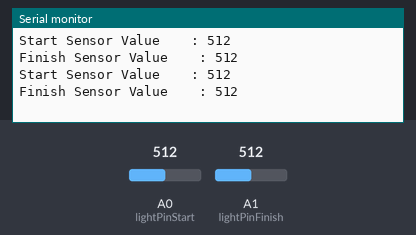
A sketch run on a simulated Arduino Leonardo, built with avr-gcc and run on an emulated ATmega32U4. Shown: the last lines printed to the serial monitor. The test bench sets the inputs (shaded band); at power-on: A0 (lightPinStart) = 512, A1 (lightPinFinish) = 512.

Above: at 1.3 s.
1.4 s: A0 (lightPinStart) set to 716
At 1.9 s:
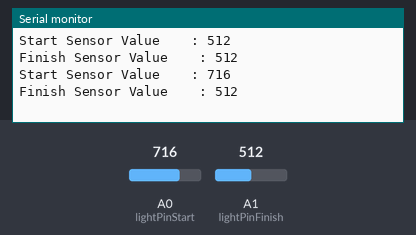
2.9 s: A1 (lightPinFinish) set to 716
At 3.4 s:
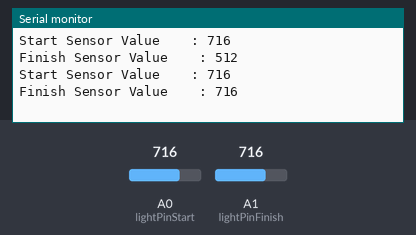
4.4 s: A0 (lightPinStart) set to 900
At 4.9 s:
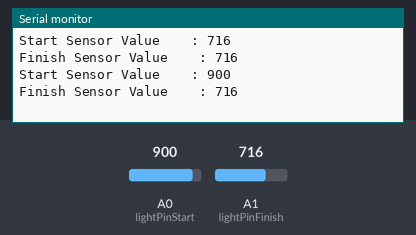
5.9 s: A1 (lightPinFinish) set to 900
At 6.5 s:
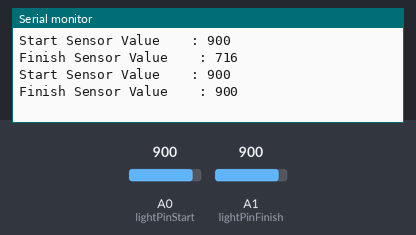
Timing chart, 0 to 8.4 s (numbered marks = the images above; inputs shaded):
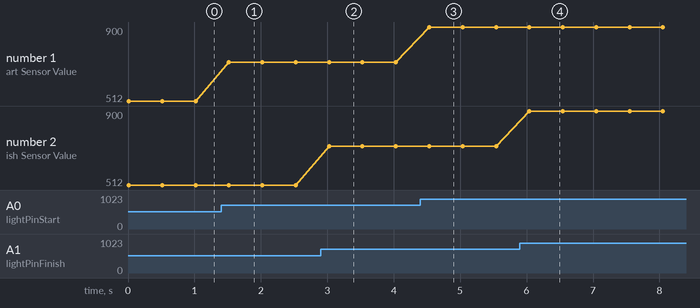

The sketch:

pwdDiagnostic.ino
```cpp
int lightPinStart = 0;
int lightPinFinish = 1;
int nDebugLevel=1;
/*
setup()    Sets the transfer rate on the USB connection and waits until the port is ready.
 */
void setup() {
  // Setup the serial port
  Serial.begin(9600);
  while (! Serial); // Wait untilSerial is ready - Leonardo

  Serial.println("Serial port is ready");
  //logMsg("Serial port is ready");
}

/*
loop()   Infinite loop for monitoring the two ADC inputs corresponding to the start and finish photoresistors.
 Note: This has to be called "loop()".
 */
void loop() {

  int valStart;
  int valFinish;

  //Serial.println("In interrupt");
  valStart  = analogRead(lightPinStart);
  valFinish  = analogRead(lightPinFinish);
  //Serial.println(valStart);
  //printDescValPair("Start Sensor Value    : ", valStart);
  //printDescValPair("                                      Finish Sensor Value    : ", valFinish);
  printReadings("Start Sensor Value    : %d               Finish Sensor Value    : %d", valStart, valFinish);
  //Wait a little bit and read again.
  delay(500);
}

void printDescValPair(const char *strDesc, int nVal)
{
  char strToPrint[500];
  char strVal[500];

  sprintf(strVal, "%d", nVal);
  strcpy(strToPrint, strDesc);
  strcat(strToPrint, strVal);
  //Send the string out to the serial monitoring window
  Serial.println(strToPrint);

}

void printReadings(const char *strDesc, int nStartVal, int nEndVal)
{
  char strToPrint[500];
  char strStartVal[500];
  char strEndVal[500];

  //  printf(strDesc, nStartVal, nEndVal);
  // sprintf(strEndVal, "%d", nEndVal);
  // strcpy(strToPrint, strDesc);
  //  strcat(strToPrint, strVal);
  //Send the string out to the serial monitoring window
  //  Serial.println(strToPrint);
  sprintf(strToPrint, strDesc, nStartVal, nEndVal);
  Serial.println(strToPrint);

}

void logMsg(const char *strVal) {
  if (nDebugLevel) {
    Serial.println(strVal);
  }
}
```

Measured:
- after the input at 1.4 s, the serial monitor: prints a new line after 0.12 s (image 1)
- after the input at 2.9 s, the serial monitor: prints a new line after 0.13 s (image 2)
- after the input at 4.4 s, the serial monitor: prints a new line after 0.13 s (image 3)
- after the input at 5.9 s, the serial monitor: prints a new line after 0.14 s (image 4)
- plotted number 1: 512 → 716 after the input at 1.4 s, 716 → 900 after the input at 4.4 s
